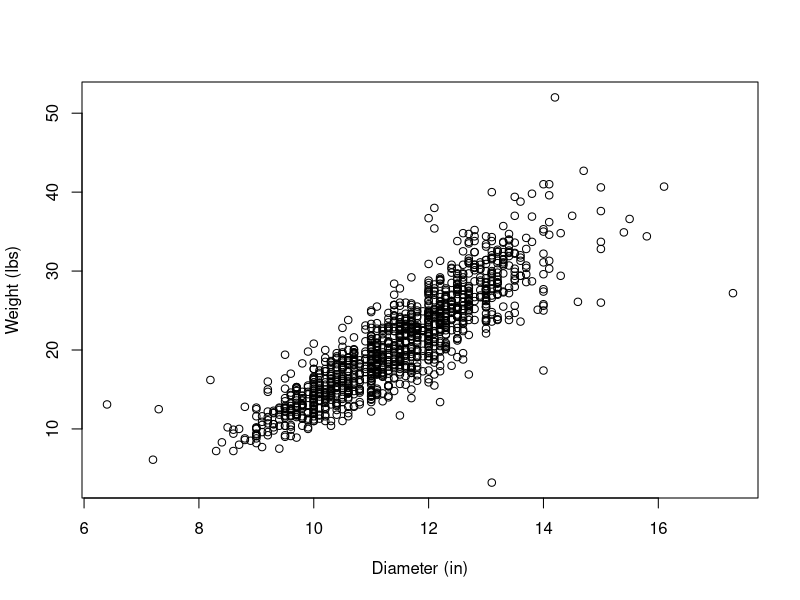
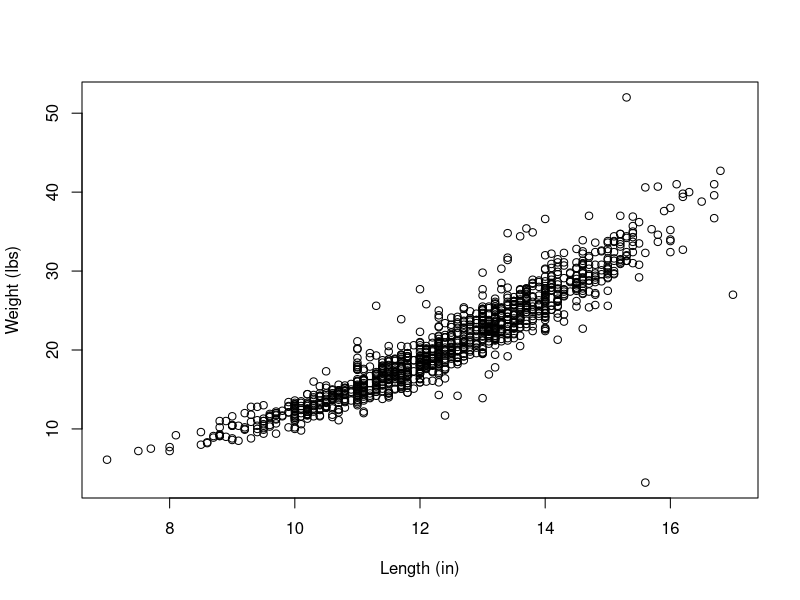
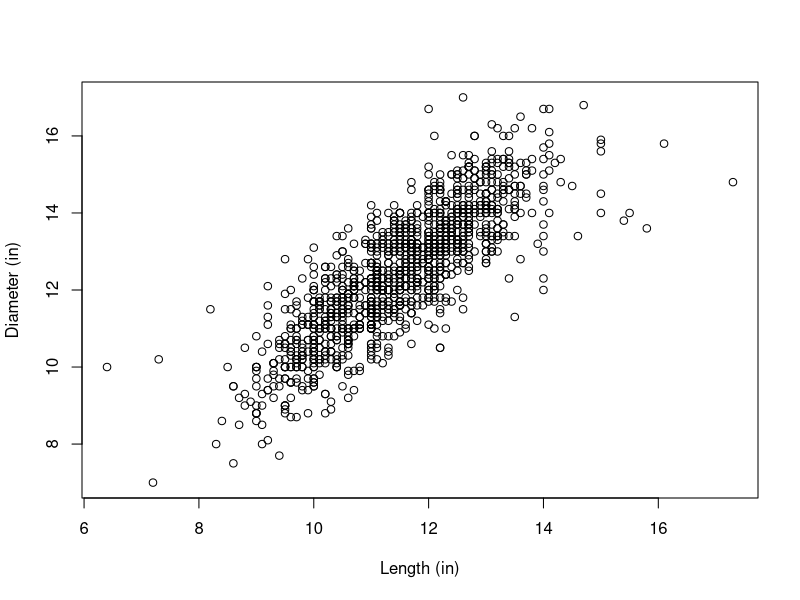
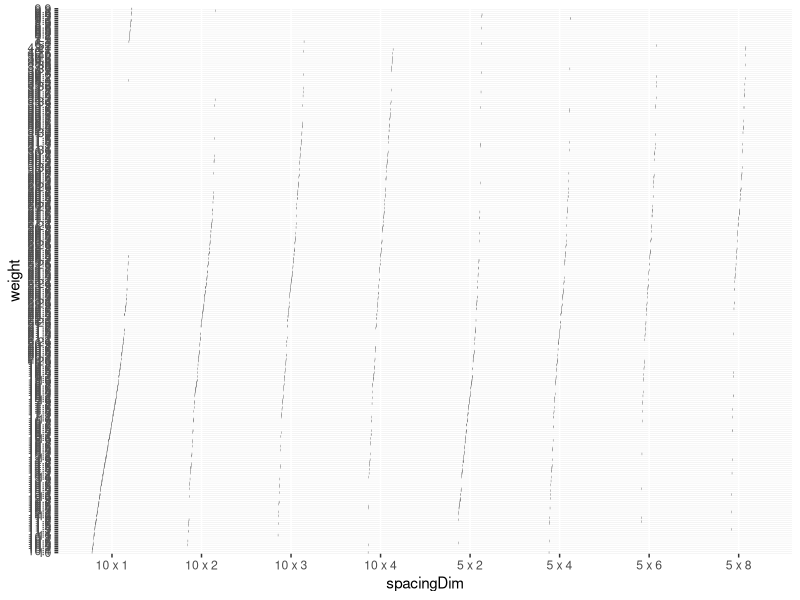
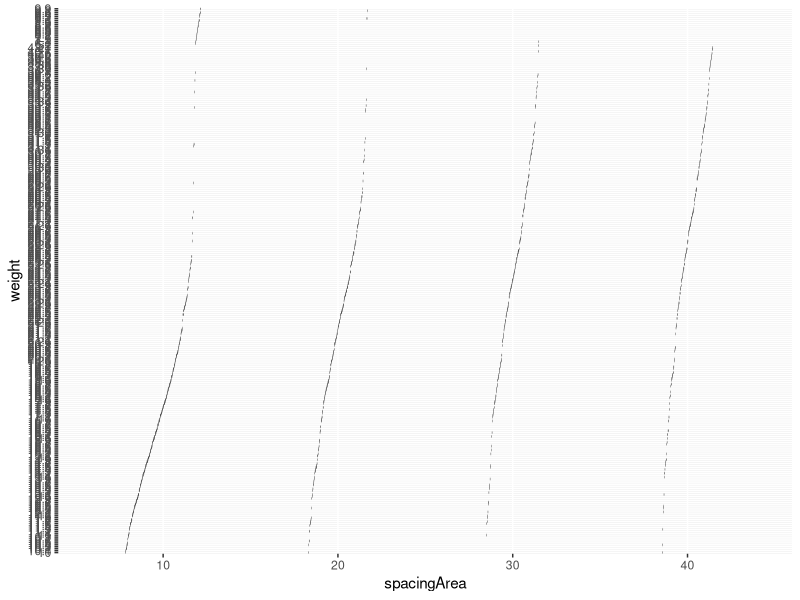

Reproduce these figures in R, in order.
## ---- chunk 1
library(tidyverse)
library(formatR)
library(dplyr)
library(readxl)
library(ggplot2)
library(writexl)
knitr::opts_chunk$set(echo=TRUE,tidy.opts=list(width.cutoff=70),tidy=TRUE)
## ---- chunk 2
# Read sheet with WEIGHTS, transform from wide to tall, remove NA records
spacingWeight <- read_excel(path="2020pumpkinData.xlsx", sheet="Spacing Weight")
spacingWeight <- gather(spacingWeight,key="Pumpkin",value="Weight",8:55)
spacingWeight <- subset(spacingWeight,!is.na(Weight))
# Rename columns
names(spacingWeight) <- c("plot","treatment","rep","standCount","standCountIdeal","spacingDim","greenPumpkins","pumpkinNum","weight")
# Create unique identifier for each pumpkin
spacingWeight <- mutate(spacingWeight,pumpkinID=paste0("2020S","-",plot,"-",pumpkinNum))
spacingWeight <- mutate(spacingWeight,year="2020")

# Read sheet with LENGTHS, transform from wide to tall, remove NA records
spacingLength <- read_excel(path="2020pumpkinData.xlsx", sheet="Spacing Length")
spacingLength <- gather(spacingLength,key="Pumpkin",value="Length",8:54)
spacingLength <- subset(spacingLength,!is.na(Length))
# Rename columns
names(spacingLength) <- c("plot","treatment","rep","standCount","standCountIdeal","spacingDim","greenPumpkins","pumpkinNum","length")
# Create unique identifier for each pumpkin and assign crop year
spacingLength <- mutate(spacingLength,pumpkinID=paste0("2020S","-",plot,"-",pumpkinNum))
spacingLength <- mutate(spacingLength,year="2020")

# Read sheet with DIAMETERS, transform from wide to tall, remove NA records
spacingDiameter <- read_excel(path="2020pumpkinData.xlsx", sheet="Spacing Diameter")
spacingDiameter <- gather(spacingDiameter,key="Pumpkin",value="Diameter",8:54)
spacingDiameter <- subset(spacingDiameter,!is.na(Diameter))
# Rename columns
names(spacingDiameter) <- c("plot","treatment","rep","standCount","standCountIdeal","spacingDim","greenPumpkins","pumpkinNum","diameter")
# Create unique identifier for each pumpkin and assign crop year
spacingDiameter <- mutate(spacingDiameter,pumpkinID=paste0("2020S","-",plot,"-",pumpkinNum))
spacingDiameter <- mutate(spacingDiameter,year="2020")

# Join all spacing metrics in one raw table for quality checks
spacingDataRaw2020 <- inner_join(spacingWeight,spacingLength)
spacingDataRaw2020 <- inner_join(spacingDataRaw2020,spacingDiameter)

# Create clean table for further transformations
spacingData2020 <- as_tibble(spacingDataRaw2020)

# Remove bad pumpkins ... NEED TO CONFIRM WITH CLIENT
spacingData2020 <- subset(spacingData2020, weight!="rotten")
## ---- chunk 3
# Read sheet with WEIGHTS, transform from wide to tall, remove NA records
spacingWeight <- read_excel(path="2021pumpkinData.xlsx", sheet="Spacing Weights (lbs)")
spacingWeight <- gather(spacingWeight,key="Pumpkin",value="Weight",8:55)
spacingWeight <- subset(spacingWeight,!is.na(Weight))
# Rename columns
names(spacingWeight) <- c("plot","treatment","rep","standCount","standCountIdeal","spacingDim","greenPumpkins","pumpkinNum","weight")
# Create unique identifier for each pumpkin
spacingWeight <- mutate(spacingWeight,pumpkinID=paste0("2021S","-",plot,"-",pumpkinNum))
spacingWeight <- mutate(spacingWeight,year="2021")

# Read sheet with LENGTHS, transform from wide to tall, remove NA records
spacingLength <- read_excel(path="2021pumpkinData.xlsx", sheet="Spacing Lengths (inches)")
spacingLength <- gather(spacingLength,key="Pumpkin",value="Length",8:55)
spacingLength <- subset(spacingLength,!is.na(Length))
# Rename columns
names(spacingLength) <- c("plot","treatment","rep","standCount","standCountIdeal","spacingDim","greenPumpkins","pumpkinNum","length")
# Create unique identifier for each pumpkin and assign crop year
spacingLength <- mutate(spacingLength,pumpkinID=paste0("2021S","-",plot,"-",pumpkinNum))
spacingLength <- mutate(spacingLength,year="2021")

# Read sheet with DIAMETERS, transform from wide to tall, remove NA records
spacingDiameter <- read_excel(path="2021pumpkinData.xlsx", sheet="Spacing Diameters (inches)")
spacingDiameter <- gather(spacingDiameter,key="Pumpkin",value="Diameter",8:55)
spacingDiameter <- subset(spacingDiameter,!is.na(Diameter))
# Rename columns
names(spacingDiameter) <- c("plot","treatment","rep","standCount","standCountIdeal","spacingDim","greenPumpkins","pumpkinNum","diameter")
# Create unique identifier for each pumpkin and assign crop year
spacingDiameter <- mutate(spacingDiameter,pumpkinID=paste0("2021S","-",plot,"-",pumpkinNum))
spacingDiameter <- mutate(spacingDiameter,year="2021")

# Join all spacing metrics in one raw table for quality checks
spacingDataRaw2021 <- inner_join(spacingWeight,spacingLength)
spacingDataRaw2021 <- inner_join(spacingDataRaw2021,spacingDiameter)

# Create clean table for further transformations
spacingData2021 <- as_tibble(spacingDataRaw2021)
## ---- chunk 4
# Stack the 2020 and 2021 data sets into one tibble
spacingData <- rbind(spacingData2020,spacingData2021)

# Format variables
spacingData$plot <- as.factor(spacingData$plot)
spacingData$treatment <- as.factor(spacingData$treatment)
spacingData$rep <- as.factor(spacingData$rep)
spacingData$pumpkinNum <- as.numeric(spacingData$pumpkinNum)
spacingData$year <- as.factor(spacingData$year)

# Create variable for pumpkin color, populate based on conditional statement, and format
spacingData <- mutate(spacingData,color="unknown")
for (i in 1:nrow(spacingData)) {
  spacingData[i,14] <- if_else(spacingData[i,8] %in% sapply(strsplit(as.character(spacingData[i,7]),split=", "),function(x) as.numeric(x)),
                                 "Green",
                                 "Orange")
}
spacingData$color <- as.factor(spacingData$color)

# Create variable for spacing area and transform spacing variables factors
spacingData <- mutate(spacingData,spacingArea=sapply(strsplit(as.character(spacingDim),split=" x "),function(x) prod(as.numeric(x))))
spacingData$spacingArea <- as.factor(spacingData$spacingArea)
spacingData$spacingDim <- as.character(spacingData$spacingDim)
spacingData$length <- as.numeric(spacingData$length)

# Create variable for realized ideal stand count percentage
spacingData <- mutate(spacingData,standCountIdealPct=standCount/standCountIdeal)

# Arrange columns for presentation of final table for spacing data
spacingData <- select(spacingData,c(11,10,1,3,2,8,15,6,4,5,16,14,9,12,13))

# Split spacingDim for betweenRow and inRow columns
spacingData <- separate(spacingData,spacingDim,into = c("betweenRow","inRow"),sep=" x ",remove=FALSE)
spacingData$spacingDim <- as.factor(spacingData$spacingDim)
spacingData$betweenRow <- as.numeric(spacingData$betweenRow)
spacingData$inRow <- as.numeric(spacingData$inRow)

# Provide structure of transformed variables with data preview
str(spacingData)
spacingData

# Export R data object to Excel for client review
write_xlsx(spacingData,"spacingData.xlsx")
## ---- chunk 5
# Scatter plot of weight vs length
plot(spacingData$length,spacingData$weight,
     xlab="Diameter (in)",
     ylab="Weight (lbs)")

# Scatter plot of weight vs diameter
plot(spacingData$diameter,spacingData$weight,
     xlab="Length (in)",
     ylab="Weight (lbs)")

# Scatter plot of diameter vs length
plot(spacingData$length,spacingData$diameter,
     xlab="Length (in)",
     ylab="Diameter (in)")

# Boxplot by spacing dimension
ggplot(spacingData, aes(x=spacingDim, y=weight, fill=spacingDim)) +
    geom_boxplot(varwidth = TRUE, alpha=0.2) +
    theme(legend.position="none")

# Boxplot by spacing area
ggplot(spacingData, aes(x=spacingArea, y=weight, fill=spacingArea)) +
    geom_boxplot(varwidth = TRUE, alpha=0.2) +
    theme(legend.position="none")
